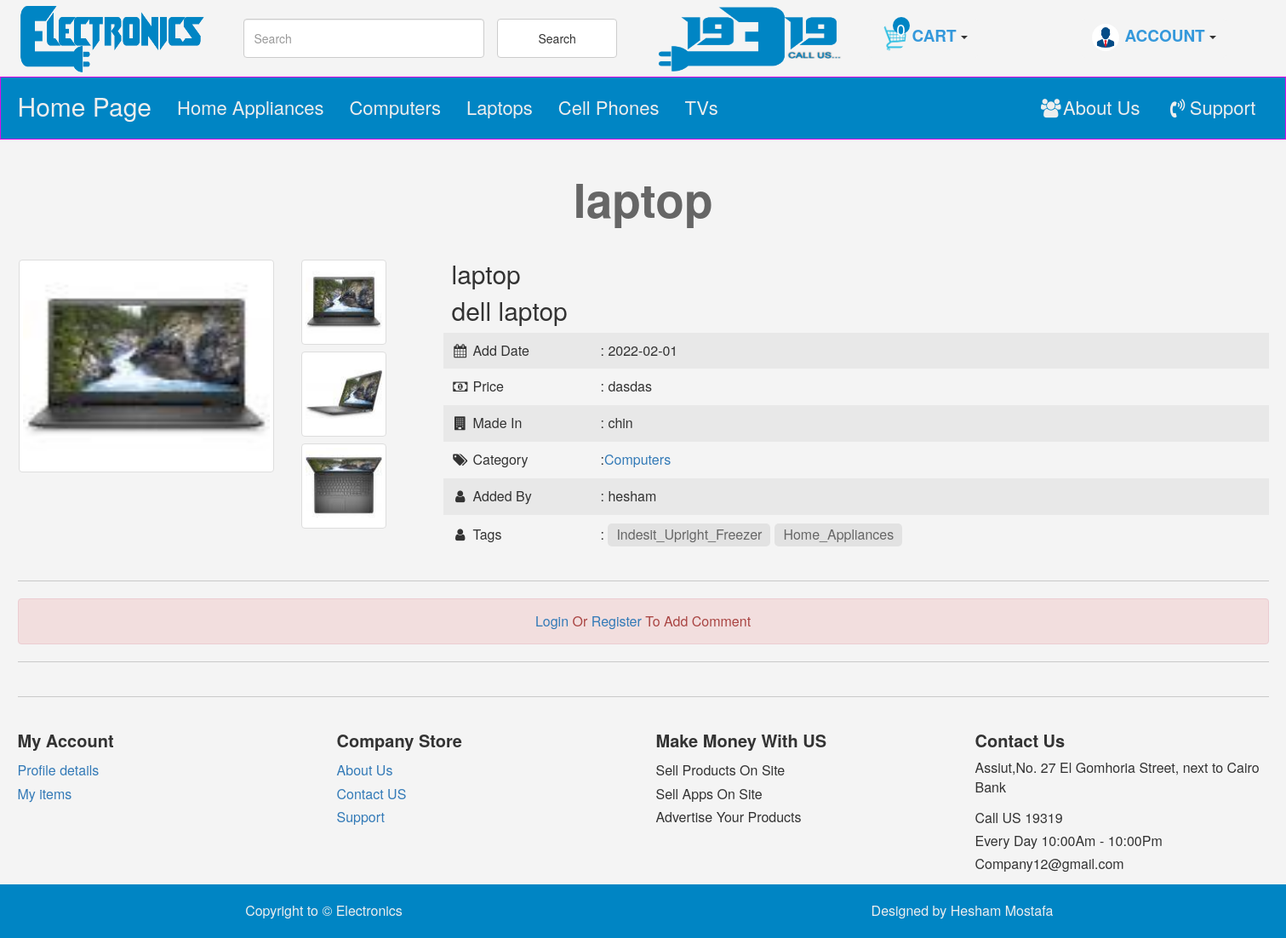
Page /items.php?item_id=83 on the committed database.
### tables this page shows
CREATE TABLE `categories` (
  `Id` int(11) NOT NULL,
  `Name` varchar(255) NOT NULL,
  `Describtion` text NOT NULL,
  `Parent` int(11) NOT NULL,
  `Ordering` int(11) NOT NULL,
  `Visibility` tinyint(4) NOT NULL DEFAULT 0,
  `Allow_Comment` tinyint(4) NOT NULL DEFAULT 0,
  `Allow_Ads` tinyint(4) NOT NULL DEFAULT 0
);

CREATE TABLE `items` (
  `Item_Id` int(11) NOT NULL,
  `Name` varchar(255) NOT NULL,
  `Describtion` text NOT NULL,
  `Price` varchar(255) NOT NULL,
  `Add_Date` date NOT NULL,
  `Country_Made` varchar(255) NOT NULL,
  `Image` varchar(255) NOT NULL,
  `status` varchar(255) NOT NULL,
  `Rating` smallint(6) NOT NULL,
  `Approve` tinyint(4) NOT NULL DEFAULT 0,
  `Cat_id` int(11) NOT NULL,
  `Member_id` int(11) NOT NULL,
  `Tags` varchar(255) NOT NULL,
  `Avatar` varchar(255) NOT NULL,
  `first_thumbnail` varchar(100) DEFAULT NULL,
  `second_thumbnail` varchar(100) DEFAULT NULL,
  `available_quantity` int(11) NOT NULL DEFAULT 1
);

CREATE TABLE `users` (
  `UserId` int(11) NOT NULL COMMENT 'to identify user',
  `UserName` varchar(255) NOT NULL COMMENT 'user to login',
  `Password` varchar(255) NOT NULL COMMENT 'password to login',
  `Email` varchar(255) NOT NULL,
  `FullName` varchar(255) DEFAULT NULL,
  `GroupId` int(11) NOT NULL DEFAULT 0 COMMENT 'ideintify user group',
  `truststatus` int(11) NOT NULL DEFAULT 0 COMMENT 'seller rank',
  `Regstatus` int(11) NOT NULL DEFAULT 0 COMMENT 'user approval',
  `Date` date NOT NULL,
  `Avatar` varchar(255) DEFAULT NULL
);

### in.php (called while the page is built, shortened)
<?php
	include "admin/connect.php";
	$tpl='include/templates/';
	$func="include/functions/";
	$css="layout/css/";
	include $func."functions.php";
	include $tpl."header.php";
 ?>

### include/functions/functions.php (called while the page is built, shortened)
<?php
	function GetAllFrom($field,$table,$where=null,$and=null,$orderby="id",$ordering='DESC'){
		global $connect;
		$GetAll=$connect->prepare("SELECT $field FROM $table  $where $and order by $orderby $ordering");
		$GetAll->execute();
		$All=$GetAll->fetchAll();
		return $All;
	}
?>

### items.php (the view, shortened to what this page needs)
<?php
	include "in.php";
	if(isset($_GET["item_id"])&&is_numeric($_GET["item_id"])){
		$item_id=intval($_GET["item_id"]);
	}else{
		$item_id=0;
	}
	$stmt=$connect->prepare("select items.*,categories.Name as category_name,users.UserName
							 from
							 	items
							 INNER JOIN
							 	categories
							 on
							 	categories.Id=items.Cat_id
							 INNER JOIN
							 	users
							 on
							 	users.UserId=items.Member_id
							 where
							 	Item_Id=?
							 and
							 	Approve=1
							 limit 1");
	$stmt->execute(array($item_id));
	if($stmt->rowCount()>0){
	$row=$stmt->fetch();
?>
	<h1 class="text-center"><?php echo $row['Name']?></h1>
	<div class="container">
		<div class="row">
			<div class="col-lg-4 col-xs-12">
				<div class="row">
					<div class="col-xs-8 master-img">
					<?php
						if (empty($row['Avatar'])) {
							Echo "<div class='show' href='admin/uploads/avatars/itemsavatars/im.png'>";
								Echo "<img id='zoom_01' data-zoom-image='large/image1.jpg' class='img-responsive img-thumbnail center-block' style='max-height:250px; max-width:300px;' src='admin/uploads/avatars/itemsavatars/im.png' alt=''/>";
							Echo "</div>";
						}else{
							Echo "<div class='show' href='admin\uploads\avatars\itemsavatars\\".$row['Item_Id']."\\".$row['Avatar']."'>";
								Echo "<img class='img-responsive img-thumbnail center-block' style='max-height:250px;max-width:300px;' src='admin\uploads\avatars\itemsavatars\\".$row['Item_Id']."\\".$row['Avatar']."'alt=''/>";
							Echo "</div>";
						}
					?>
					</div>
					<div class="col-xs-4">
						<div class="thumbnails">
						<?php
							if (empty($row['Avatar'])) {
								Echo "<img class='img-responsive img-thumbnail' src='admin\uploads\avatars\itemsavatars\im.png' alt=''/>";
							}else{
								Echo "<img class='img-responsive img-thumbnail' src='admin\uploads\avatars\itemsavatars\\".$row['Item_Id']."\\".$row['Avatar']."'alt=''/>";
							}
						?>
						</div>
						<div class="thumbnails">
						<?php
							if (empty($row['first_thumbnail'])) {
								Echo "<img class='img-responsive img-thumbnail' src='admin\uploads\avatars\itemsavatars\im.png' alt=''/>";
							}else{
								Echo "<img class='img-responsive img-thumbnail' src='admin\uploads\avatars\itemsavatars\\".$row['Item_Id']."\\".$row['first_thumbnail']."'alt=''/>";
							}
						?>
						</div>
						<div class="thumbnails">
						<?php
							if (empty($row['second_thumbnail'])) {
								Echo "<img class='img-responsive img-thumbnail' src='admin\uploads\avatars\itemsavatars\im.png' alt=''/>";
							}else{
								Echo "<img class='img-responsive img-thumbnail' src='admin\uploads\avatars\itemsavatars\\".$row['Item_Id']."\\".$row['second_thumbnail']."'alt=''/>";
							}
						?>
						</div>
					</div>
				</div>
			</div>
			<div class="col-lg-8 col-xs-12 item-info" >
				<h2><?php echo $row['Name']?></h2>
				<h2><?php echo $row['Describtion']?></h2>
				<ul class="list-unstyled">
					<li>
						<i class="fa fa-calendar fa-fw"></i>
						<span>Add Date</span>: <?php echo $row['Add_Date']?>
					</li>
					<li>
						<i class="fa fa-money fa-fw"></i>
						<span>Price</span>: <?php echo $row['Price']?>
					</li>
					<li>
						<i class="fa fa-building fa-fw"></i>
						<span>Made In</span>: <?php echo $row['Country_Made']?>
					</li>
					<li>
						<i class="fa fa-tags fa-fw"></i>
						<span>Category</span>:<a href="categories.php?pageid=<?php Echo $row['Cat_id']?>"><?php echo $row['category_name']?></a>
					</li>
					<li>
						<i class="fa fa-user fa-fw"></i>
						<span>Added By</span>: <?php echo $row['UserName']?>
					</li>
					<li>
						<i class="fa fa-user fa-fw"></i>
						<span>Tags</span>:
						<?php
							$alltags=explode(",",$row['Tags']);
							foreach ($alltags as $tag) {
								$lowertag=strtolower(str_replace(' ','',$tag));
								if(!empty($tag)){
									Echo "<a href='tags.php?name={$lowertag}'>".$tag.'</a>';
								}
							}
						?>
					</li>
				</ul>
			</div>
		</div>
		<hr class="custom-hr"/>
		<?php
		if(isset($_SESSION["userperson"])){
			if($row['Member_id']!=$_SESSION["userperson_id"]){
		 ?>
			<div class="row">
				<div class="col-sm-offset-4">
					<div class="add-comment">
						<h3>Add Your Comment</h3>
						<form action="<?php Echo $_SERVER['PHP_SELF'].'?item_id='.$row['Item_Id']?>" method="POST">
							<textarea name="comment" required></textarea>
							<input class="btn btn-primary" type="submit" name="Add Comment">
						</form>
						<?php
							if($_SERVER['REQUEST_METHOD']=='POST'){
								$comment =filter_var($_POST['comment'],FILTER_SANITIZE_STRING);
								$itemid=$row['Item_Id'];
								$userid=$_SESSION["userperson_id"];
								if(!empty($comment)){
									$stmt=$connect->prepare("insert into
										Comments(Comment,Status,Comment_Date,Item_Id,User_Id)
										VALUES(:Zcomm, 0 ,NOW(),:zitemid,:zuserid)");
									$stmt->execute(array(':Zcomm'=>$comment,
														 ':zitemid'=>$itemid,
														 ':zuserid'=>$userid
														));
								}else{
									Echo '<div class="alert alert-danger">You Must Enter Comment</div>';
								}
								if($stmt){
									$themsg= '<div class="alert alert-success">Comment Added </div>';
									redirectHome($themsg,'back');
								}
							}
						?>
					</div>
				</div>
			</div>
		<?php
			echo "<hr class='custom-hr'/>";
			}else{
				Echo "<div class='alert alert-danger text-center'>Sorry You Can Not Add Comment</div>";
			}
		}else{
			Echo "<div class='alert alert-danger text-center'><a href='login.php'>Login</a> Or <a href='login.php'>Register</a> To Add Comment</div>";
			Echo "<hr class='custom-hr'/>";
		}?>
	</div>
<?php
	}else{
			Echo "<div class='container'>";
				$themsg= "<div class='alert alert-danger'>There Is Not  Such This Item Id Or Item Waiting Approval</div>";
				redirectHome($themsg);
			Echo "</div>";
	}
    include $tpl."footer.php";
?>

### include/templates/header.php (shortened to what this page needs)
<html>
        <link rel="stylesheet" type="text/css" href="<?php echo $css; ?>bootstrap.min.css">
        <link rel="stylesheet" type="text/css" href="<?php echo $css; ?>font-awesome.min.css">
        <link rel="stylesheet" type="text/css" href="<?php echo $css; ?>zoom-main.css">
		<link rel="stylesheet" type="text/css" href="<?php echo $css; ?>jquery-ui.css">
        <link rel="stylesheet" type="text/css" href="<?php echo $css; ?>jquery.selectBoxIt.css">
		<link rel="stylesheet" type="text/css" href="<?php echo $css; ?>front.css">
    <body>
    	<div class="upper-bar">
    		<div class="container">
				<div class="row">
					<div class="col-xs-4 col-sm-2">
						<div class="logo-img">
							<img src="layout/images/project_logo.png" class="img-responsive" alt="Logo Image">
						</div>
					</div>
					<div class="col-sm-4 hidden-xs">
						<div class="row">
							<div class="form">
								<form class="navbar-form row search-form" role="search" method="POST" action="index.php?do=search">
										<div class="form-group col-xs-8">
											<input type="text" class="form-control search" placeholder="Search" autocomplete="off" name="search">
										</div>
										<div class="form-group col-xs-4">
											<button type="submit" class="btn btn-default search-btn">Search</button>
										</div>
								</form>
							</div>
						</div>
					</div>
					<div class="col-sm-2 hidden-xs">
						<div class="callus-img">
							<img src="layout\images\call_us.png" class="img-responsive" alt="call us Image">
						</div>
					</div>
					<div class="col-xs-4 col-sm-2">
						<div class="shopping-cart">
							<?php
							if(isset($_SESSION["userperson"])){
								$userid=$_SESSION["userperson_id"];
								$count=countItem("User_Id","cart_items","where User_Id=$userid");
									if($count>0){
										Echo "<span class='btn btn-default dropdown-toggle' data-toggle='dropdown'>";
											Echo "<img class='my-img img-circle' src='layout/images/shopping-cart.png' alt=''/>";
											Echo"<span class='count'>$count</span>";
											Echo "<span class='cart'>";
												Echo  "CART";
											Echo"</span>";
											Echo "<span class='caret'></span>";
										Echo "</span>";
										$stmt=$connect->prepare("SELECT items.*,cart_items.*
											from items
											INNER JOIN cart_items
											on items.Item_Id=cart_items.Item_Id
											where
												cart_items.User_Id=?
											order by
												cart_items.Id desc
										");
										$stmt->execute(array($userid));
										$rows=$stmt->fetchAll();
										?>
										<div class="dropdown-menu cart-dropdown">
											<?php
											if (!empty($rows)) {
												foreach ($rows as $row) {
													echo "<div class='container-fluid'>";
														Echo "<div class='row'>";
															echo "<div class='col-xs-4'>";
																echo "<div class='cart-thumbnails'>";
																	if (empty($row['Avatar'])) {
																		Echo "<img class='img-responsive img-thumbnail center-block' style='max-height:250px; max-width:300px;' src='admin/uploads/avatars/itemsavatars/im.png' alt=''/>";
																	}else{
																		Echo "<img class='img-responsive img-thumbnail center-block' style='max-height:250px;max-width:300px;' src='admin\uploads\avatars\itemsavatars\\".$row['Item_Id']."\\".$row['Avatar']."'alt=''/>";
																	}
																echo "</div>";
															echo "</div>";
															echo "<div class='col-xs-8'>";
																echo "<div>";
																	echo $row['Name'];
																echo "</div>";
																echo "<div>";
																	echo "<span>";
																		echo $row['Required_Quantity'];
																	echo "</span>";
																	echo "<span> * </span>";
																	echo $row['Price'];
																echo "</div>";
															echo "</div>";
														echo "</div>";
														echo "<div role='separator' class='divider'></div>";
													echo "</div>";
												}
											}
											?>
											<div class='container-fluid'>
												<div class="row">
													<div class="col-xs-6">
														<div class="cart-button">
														<a href='shopping_cart.php' class='btn btn-success'>View Cart</a>
														</div>
													</div>
													<div class="col-xs-6 pull-right">
														<div class="cart-button">
															<a href='checkout.php' class='btn btn-primary'><i class='fa fa-check'></i>Checkout</a>
														</div>
													</div>
												</div>
											</div>
										</div>
										<?php
										$userstatus=checkuserstatus($sessionuser);
										if($userstatus==1){
										}
									}else{
										Echo "<span class='btn btn-default dropdown-toggle' data-toggle='dropdown'>";
											Echo "<img class='my-img img-circle' src='layout/images/shopping-cart.png' alt=''/>";
											Echo"<span class='count'>0</span>";
											Echo "<span class='cart'>";
												Echo  "CART";
											Echo"</span>";
											Echo "<span class='caret'></span>";
										Echo "</span>";
										echo "<ul class='dropdown-menu cart-dropdown' aria-labelledby='dropdownMenuLink'>";
											echo "<li class='text-center'>Cart Is Empty</li>";
										echo "</ul>";
									}
							}else{
								Echo "<span class='btn btn-default dropdown-toggle' data-toggle='dropdown'>";
									Echo "<img class='my-img img-circle' src='layout/images/shopping-cart.png' alt=''/>";
									Echo"<span class='count'>0</span>";
									Echo "<span class='cart'>";
										Echo  "CART";
									Echo"</span>";
									Echo "<span class='caret'></span>";
								Echo "</span>";
								?>
					<?php   } ?>
						</div>
					</div>
					<div class="col-xs-4 col-sm-2">
						<div class="account">
							<?php
							if(isset($_SESSION["userperson"])){
								$stmt=$connect->prepare("select * from users where UserName=?");
								$stmt->execute(array($_SESSION["userperson"]));
								$rows=$stmt->fetchAll();
								foreach ($rows as $row) {
									if (empty($row['Avatar'])) {
										Echo "<span class='btn btn-default dropdown-toggle' data-toggle='dropdown'>";
											Echo "<img class='my-img img-circle' src='admin/uploads/avatars/memberavatar/1.png' alt=''/>";
												Echo "<span class='vissible-name'>";
													Echo  $_SESSION['userperson'];
												Echo"</span>";
											Echo "<span class='caret'></span>";
										Echo "</span>";
									}else{
										Echo "<span class='btn btn-default dropdown-toggle' data-toggle='dropdown'>";
											Echo "<img class='my-img img-circle' src='admin\uploads\avatars\memberavatar\\".$row['UserId']."\\".$row['Avatar']."'alt=''/>";
												Echo "<span class='vissible-name'>";
													Echo  $_SESSION['userperson'];
												Echo"</span>";
											Echo "<span class='caret'></span>";
										Echo "</span>";
									}
								}
								?>
								<ul class="dropdown-menu">
									<li><a href="profile.php">My Profile</a></li>
									<li><a href="profile.php#my-ads">My Items</a></li>
									<li><a href="orders.php">Orders</a></li>
									<li><a href="newad.php">New Item</a></li>
									<li><a href="logout.php">LogOut</a></li>
								</ul>
								<?php
								$userstatus=checkuserstatus($sessionuser);
								if($userstatus==1){
								}
							}else{
								Echo "<span class='btn btn-default dropdown-toggle' data-toggle='dropdown'>";
									Echo "<img class='my-img img-circle' src='admin/uploads/avatars/memberavatar/1.png' alt=''/>";
										Echo "<span class='vissible-name'>";
											Echo  "ACCOUNT";
										Echo"</span>";
									Echo "<span class='caret'></span>";
								Echo "</span>";
								?>
						<?php } ?>
						</div>
					</div>
				</div>
    		</div>
    	</div>
		<nav class="navbar navbar-inverse">
		  <div class="container">
		    <div class="navbar-header">
		      <a class="navbar-brand" href="index.php">Home <span>Page</span></a>
		    </div>
		    <div class="collapse navbar-collapse" id="app-nav">
		      <ul class="nav navbar-nav mr-auto">
<?php
				$categories=GetAllFrom("*","categories","where Parent=0","","Id","ASC") ;
			    foreach ($categories as $cat) {
					echo '<li><a href="categories.php?pageid='.$cat['Id'].'">'.$cat['Name'].'</a></li>';
			    }
?>
		      </ul>
			  <ul class="nav navbar-nav navbar-right mr-auto">
				  <li><a href="about-us.php"><i class="fa fa-users fa-fw"></i>About Us</a></li>
				  <li><a href="support.php"><i class="fa fa-volume-control-phone fa-fw"></i>Support</a></li>
			  </ul>
		    </div>
		  </div>
		</nav>

### rows in the picture
categories: Name "Home Appliances"
categories: Name "Computers"
categories: Name "Laptops"
categories: Name "Cell Phones"
categories: Name "TVs"
items: Name "laptop", Avatar (picture), first_thumbnail (picture), second_thumbnail (picture), Describtion "dell laptop", Add_Date "2022-02-01", Price "dasdas", Country_Made "chin", Cat.Name "Computers", Member.UserName "hesham", Tags "Indesit_Upright_Freezer", Tags "Home_Appliances"
